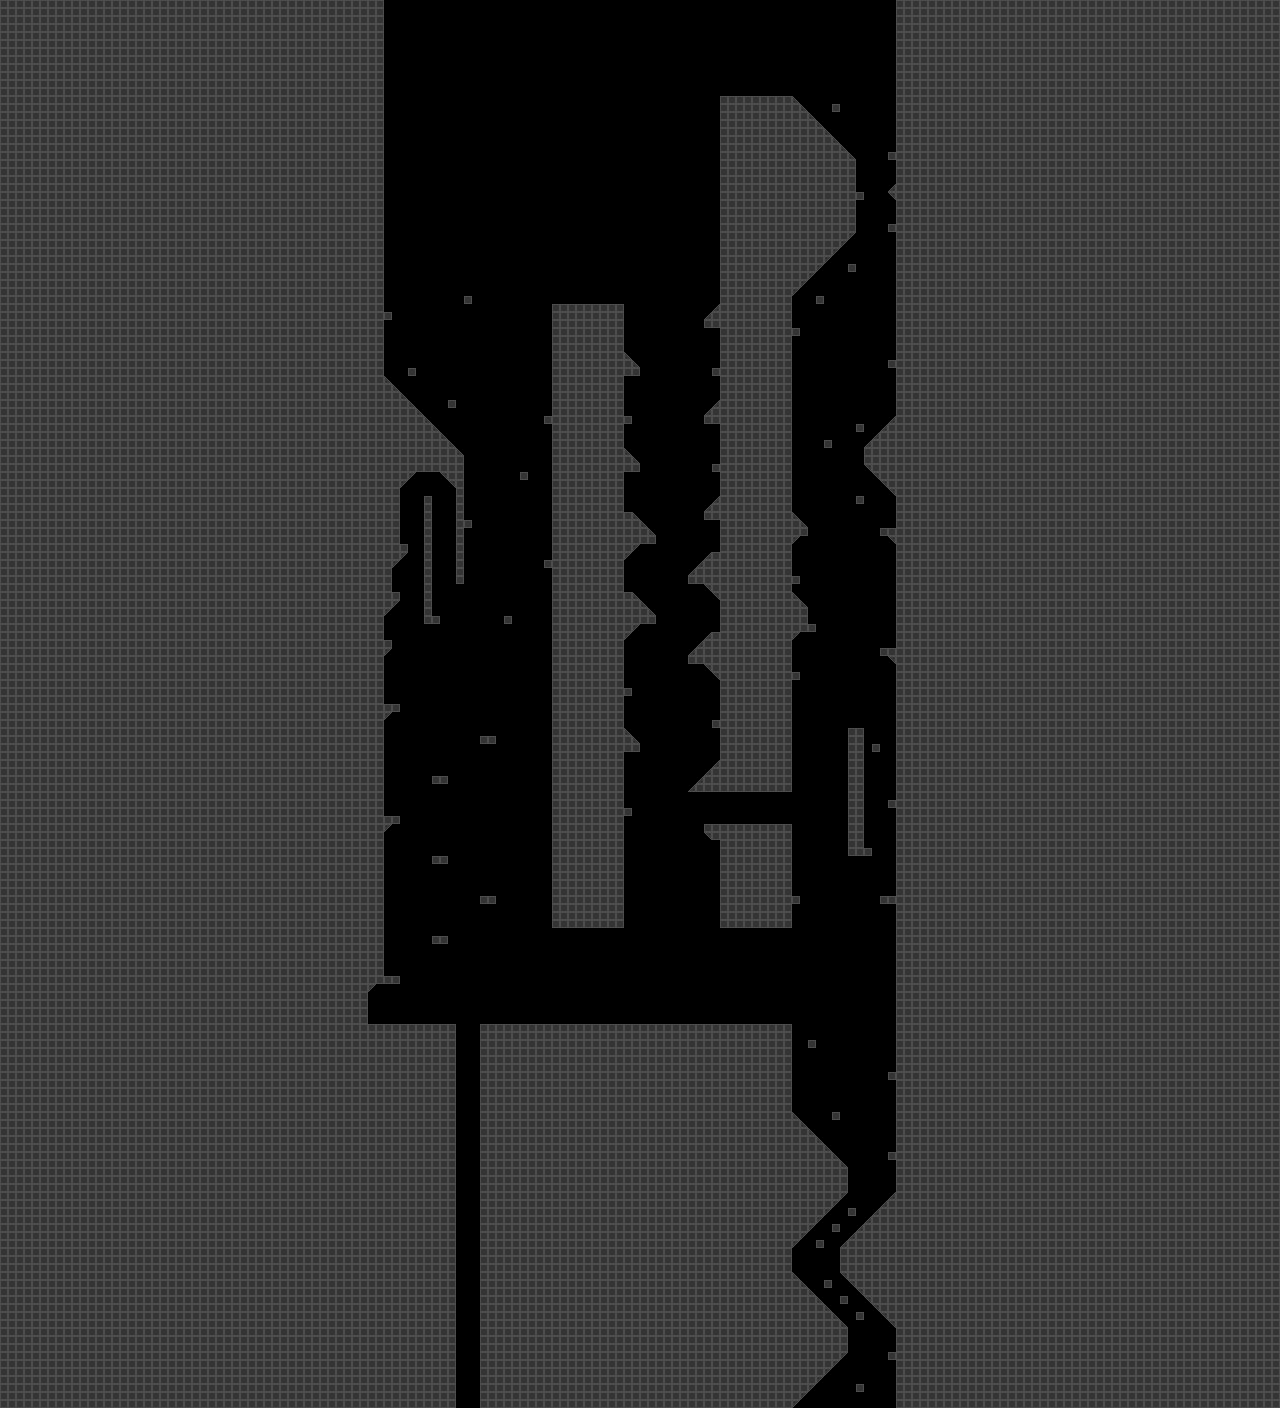

Rendered tile map (Tiled .tmx) drawn with the repository's tilesets; below, a short description and the map source with its tile grids summarised:
An orthogonal 160x176 tile map with 8x8 px tiles, 1 tile layer (Tile Layer 1).

<map version="1.2" tiledversion="1.3.1" orientation="orthogonal" renderorder="right-down" compressionlevel="0" width="160" height="176" tilewidth="8" tileheight="8" infinite="0" nextlayerid="2" nextobjectid="1">
 <tileset firstgid="1" source="../Images/testTileset.tsx" />
 <layer id="1" name="Tile Layer 1" width="160" height="176">
  <data>[28160 cells, 21573 non-empty, 5 distinct tile ids]</data>
 </layer>
</map>